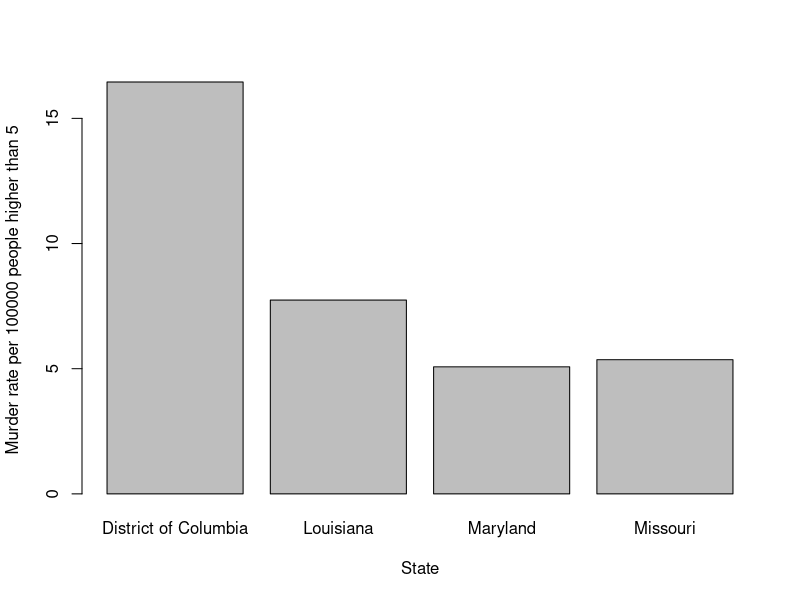

R code for this plot:
## ---- chunk 1
knitr::opts_chunk$set(echo = TRUE)
## ---- chunk 2

# Load the required packages
# install.packages(c("dslabs", "dplyr", "ggplot2"))
library(dslabs)
library(dplyr)
library(ggplot2)

## ---- chunk 3

data("murders")
head(murders, 2)

## ---- chunk 4

mat<-matrix(1:20,nrow=4,ncol=5)
mat[2, 2:4]


## ---- chunk 5

compute_s_n <- function(n){
  n*sqrt(n+9)*log10(n)
}
compute_s_n(500)


## ---- chunk 6

# Load the required packages and dataset
library(dslabs)
library(dplyr)
library(ggplot2)
data("murders")

## ---- chunk 7

murders<-mutate(murders,rate=total/population*100000)
filt_rate<-filter(murders,rate>5)
result<-select(filt_rate, state, rate)
print(result)

## ---- chunk 8

barplot(filt_rate$rate, names.arg=filt_rate$state, xlab="State", ylab="Murder rate per 100000 people higher than 5")

## ---- chunk 9


## ---- chunk 10


## ---- chunk 11


## ---- chunk 12

# Load the required packages and dataset.
library(ggplot2)
data("mtcars")

## ---- chunk 13


## ---- chunk 14


## ---- chunk 15

# Load the required packages and dataset
library(dplyr)
library(ggplot2)
data("diamonds")

## ---- chunk 16


## ---- chunk 17


## ---- chunk 18


## ---- chunk 19

# Load the required packages
library(dplyr)
library(ggplot2)

## ---- chunk 20


## ---- chunk 21


## ---- chunk 22


## ---- chunk 23


## ---- chunk 24


## ---- chunk 25


## ---- chunk 26


## ---- chunk 27


## ---- chunk 28


## ---- chunk 29
